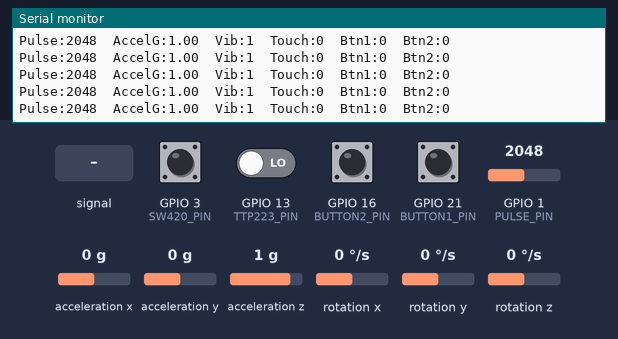
A sketch run on a simulated ESP32-S3. On the bench: the last lines printed to the serial monitor. The test bench sets the inputs (shaded band); at power-on: GPIO 3 (SW420_PIN), GPIO 16 (BUTTON2_PIN), GPIO 21 (BUTTON1_PIN) HIGH, GPIO 13 (TTP223_PIN) LOW, acceleration x 0 g, GPIO 1 (PULSE_PIN) = 2048, acceleration y 0 g, acceleration z 1 g, rotation x 0 °/s, rotation y 0 °/s, rotation z 0 °/s.

Above: at 16.5 s.
16.6 s: GPIO 1 (PULSE_PIN) fed a 200 Hz sine of ±327 counts around its level
At 16.93 s:
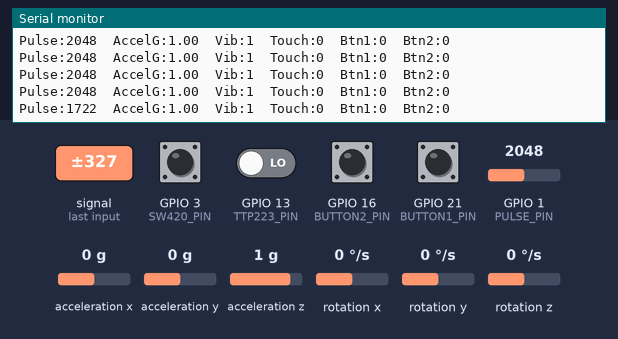
18.1 s: acceleration x set to -1.4 g
At 18.13 s:
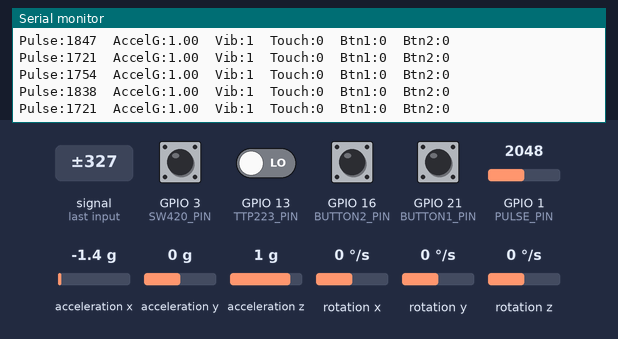
19.6 s: GPIO 1 (PULSE_PIN) set to 2866
At 19.73 s:
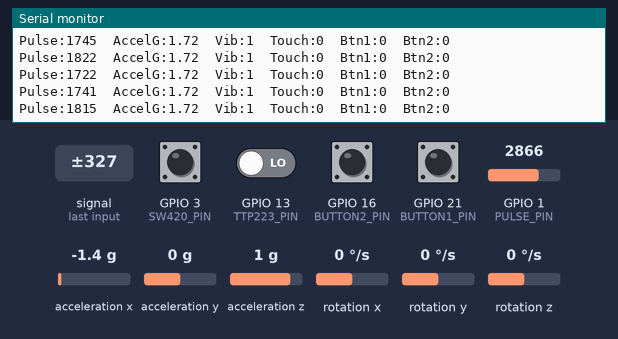
21.1 s: GPIO 3 (SW420_PIN) pulled LOW for 0.15 s
At 21.33 s:
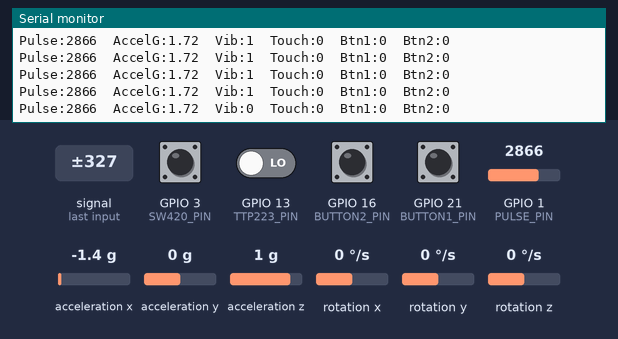
22.7 s: GPIO 13 (TTP223_PIN) driven HIGH
At 22.94 s:
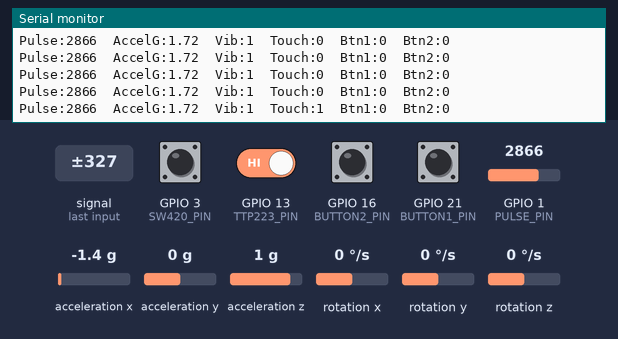
24.2 s: GPIO 16 (BUTTON2_PIN) pulled LOW for 1 s
At 24.54 s:
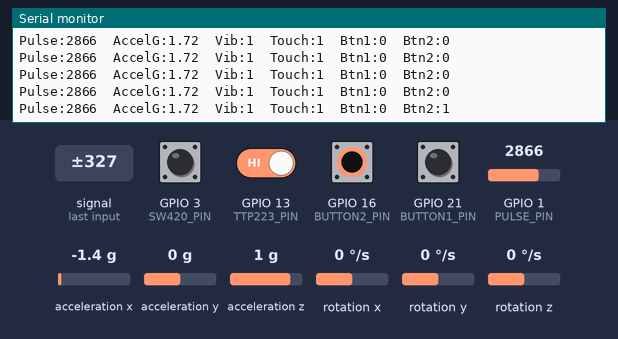
Timing chart, 0 to 27.2 s (numbered marks = the images above; inputs shaded):
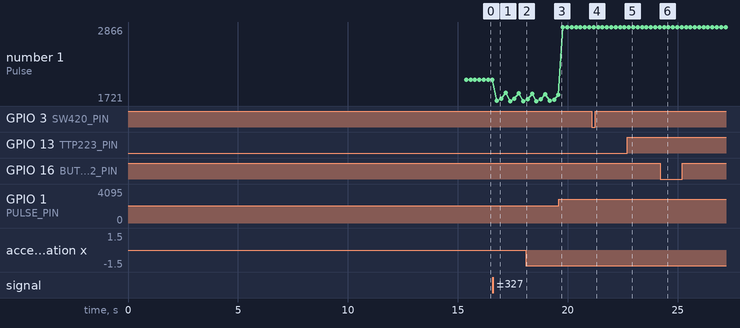

Measured:
- after the input at 16.6 s, the serial monitor: prints a new line after 0.18 s (image 1)
- after the input at 21.1 s, the serial monitor: prints a new line after 0.08 s (image 4)
- after the input at 22.7 s, the serial monitor: prints a new line after 0.08 s (image 5)
- after the input at 24.2 s, the serial monitor: prints a new line after 0.18 s (image 6)
- plotted number 1: 2048 → 1721 after the input at 16.6 s, 1815 → 2866 after the input at 19.6 s

The sketch:

tiga_diagnostic_v2.ino
```cpp
// ============================================================
// TIGA — Sensor Diagnostic v2
// Fixed: explicit Wire.begin before MPU init
// Board: LilyGo T-Display-S3
// ============================================================

#include <Wire.h>
#include <MPU6050.h>  // Electronic Cats

#define PULSE_PIN     1
#define SW420_PIN     3
#define TTP223_PIN   13
#define BUTTON1_PIN  21
#define BUTTON2_PIN  16
#define I2C_SDA      18
#define I2C_SCL      17
#define BAT_ADC_PIN   4
#define LCD_PWR_PIN  15

MPU6050 mpu;

void setup() {
  Serial.begin(115200);
  delay(2000);

  pinMode(LCD_PWR_PIN, OUTPUT);
  digitalWrite(LCD_PWR_PIN, HIGH);

  pinMode(SW420_PIN,   INPUT);
  pinMode(TTP223_PIN,  INPUT);
  pinMode(BUTTON1_PIN, INPUT_PULLUP);
  pinMode(BUTTON2_PIN, INPUT_PULLUP);

  // CRITICAL: Wire.begin MUST come before mpu.initialize()
  // and must specify the T-Display-S3 I2C pins explicitly
  Wire.begin(I2C_SDA, I2C_SCL);
  Wire.setClock(400000);
  delay(200);

  Serial.println("\n========================================");
  Serial.println("  TIGA Diagnostic v2");
  Serial.println("========================================\n");

  // --- I2C Scan first ---
  Serial.println("[1] I2C Bus Scan (SDA=18, SCL=17)");
  int found = 0;
  for (byte addr = 1; addr < 127; addr++) {
    Wire.beginTransmission(addr);
    if (Wire.endTransmission() == 0) {
      Serial.printf("    Device at 0x%02X", addr);
      if (addr == 0x68) Serial.print(" <- MPU6050 (AD0 LOW)");
      if (addr == 0x69) Serial.print(" <- MPU6050 (AD0 HIGH)");
      Serial.println();
      found++;
    }
  }
  if (found == 0) {
    Serial.println("    NONE found. Check SDA->GPIO18, SCL->GPIO17, VCC->3V");
  }

  // --- MPU6050 ---
  Serial.println("\n[2] MPU6050");
  mpu.initialize();
  if (mpu.testConnection()) {
    Serial.println("    Connected OK");
    int16_t ax, ay, az;
    mpu.getAcceleration(&ax, &ay, &az);
    Serial.printf("    Accel raw: X=%d Y=%d Z=%d\n", ax, ay, az);
  } else {
    Serial.println("    FAILED - not responding");
  }

  // --- Pulse sensor ---
  Serial.println("\n[3] Pulse Sensor (GPIO01) - reading 2s, place finger");
  delay(500);
  int mn=4095, mx=0, sm=0, ct=0;
  unsigned long t = millis();
  while (millis()-t < 2000) {
    int v = analogRead(PULSE_PIN);
    if (v<mn) mn=v; if(v>mx) mx=v; sm+=v; ct++;
    delay(10);
  }
  Serial.printf("    Min:%d Max:%d Avg:%d Range:%d\n", mn, mx, sm/ct, mx-mn);
  Serial.println(mx<100 ? "    CHECK wiring" : (mx-mn<50 ? "    Weak - press harder" : "    OK"));

  // --- SW-420 ---
  Serial.println("\n[4] SW-420 Vibration (GPIO03) - tap it for 2s");
  delay(300);
  int vibs=0; bool last=digitalRead(SW420_PIN);
  t=millis();
  while(millis()-t<2000){
    bool cur=digitalRead(SW420_PIN);
    if(cur!=last){vibs++;last=cur;}
    delay(5);
  }
  Serial.printf("    Transitions: %d %s\n", vibs, vibs>0?"OK":"(tap harder or check DO->GPIO03)");

  // --- TTP223 ---
  Serial.println("\n[5] TTP223 Touch (GPIO13) - touch it for 2s");
  delay(300);
  int taps=0; bool touching=false;
  t=millis();
  while(millis()-t<2000){
    bool cur=digitalRead(TTP223_PIN);
    if(cur&&!touching){taps++;touching=true;}
    if(!cur) touching=false;
    delay(20);
  }
  Serial.printf("    Taps: %d %s\n", taps, taps>0?"OK":"(touch pad or check I/O->GPIO13)");

  // --- Buttons ---
  Serial.println("\n[6] Press Button 1 (GPIO21) now...");
  t=millis(); bool b1=false;
  while(millis()-t<3000){if(digitalRead(BUTTON1_PIN)==LOW){b1=true;break;}delay(20);}
  Serial.println(b1?"    Button 1 OK":"    Button 1 not detected");

  Serial.println("    Press Button 2 (GPIO16) now...");
  t=millis(); bool b2=false;
  while(millis()-t<3000){if(digitalRead(BUTTON2_PIN)==LOW){b2=true;break;}delay(20);}
  Serial.println(b2?"    Button 2 OK":"    Button 2 not detected");

  // --- Battery ---
  Serial.println("\n[7] Battery ADC (GPIO04)");
  int raw=analogRead(BAT_ADC_PIN);
  float v=(raw/4095.0f)*3.3f*2.0f;
  Serial.printf("    Raw:%d Voltage:%.2fV\n", raw, v);

  Serial.println("\n========================================");
  Serial.println("  Setup done. Loop printing live data.");
  Serial.println("  Open Serial Plotter to see pulse wave");
  Serial.println("========================================\n");
}

void loop() {
  static unsigned long last=0;
  if(millis()-last<200) return;
  last=millis();

  int16_t ax,ay,az;
  if(mpu.testConnection()){
    mpu.getAcceleration(&ax,&ay,&az);
  } else { ax=ay=az=0; }
  float g=sqrtf((float)ax*ax+(float)ay*ay+(float)az*az)/16384.0f;

  Serial.printf("Pulse:%d\tAccelG:%.2f\tVib:%d\tTouch:%d\tBtn1:%d\tBtn2:%d\n",
    analogRead(PULSE_PIN), g,
    digitalRead(SW420_PIN), digitalRead(TTP223_PIN),
    !digitalRead(BUTTON1_PIN), !digitalRead(BUTTON2_PIN));
}
```
